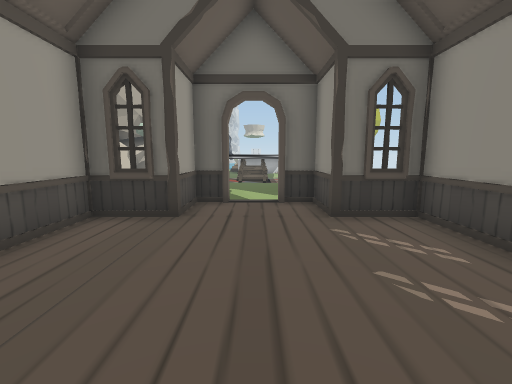
View 1 (above)

15 first-person views from a walk through a scene from a Unity 3-D project. The camera is 1.3 m above the floor, tilts 8° down and sees 90° across. The floor is counted in squares, 1 m on a side. Each view is taken from the middle of a square. On the plan, view 1 faces up. The plan holds only what a view shows up to about 13 squares ahead; the rest is blank. The place goes on beyond the plan. The player is left out. Door leaves are left out, so doorways stand open. Some surface patterns are stand-ins.

View 2
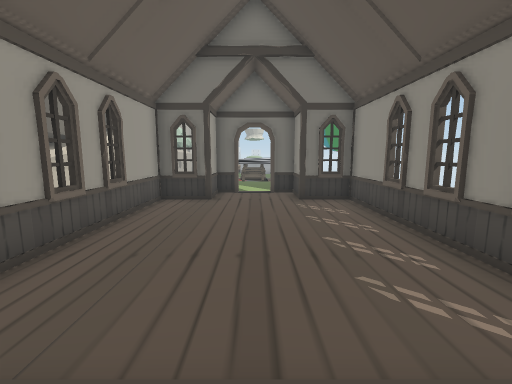

View 3
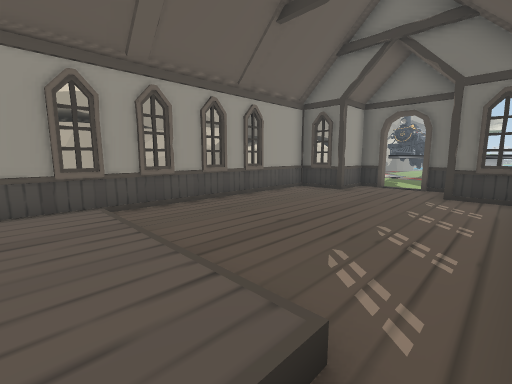

View 4
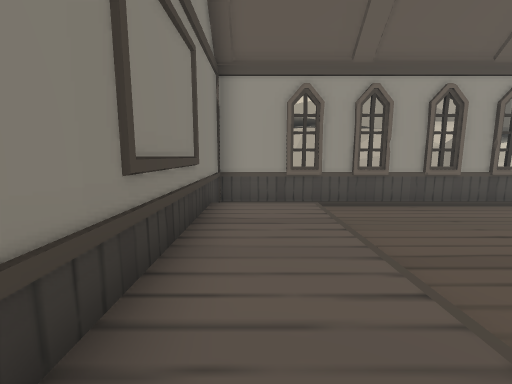

View 5
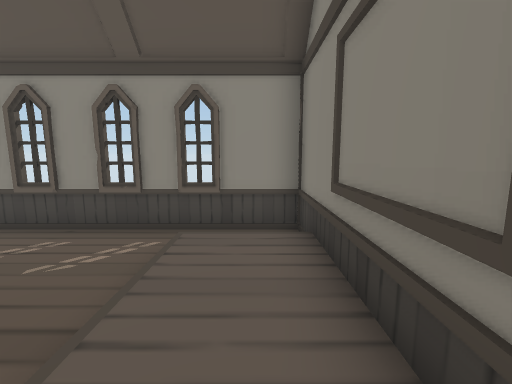

View 6
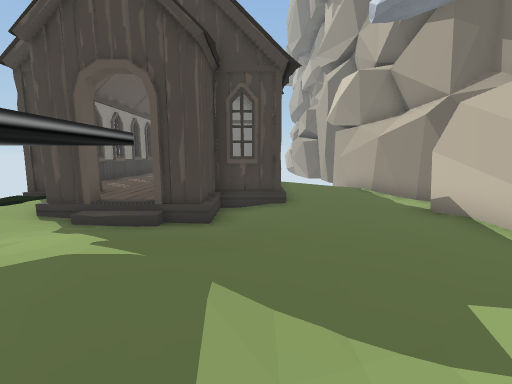

View 7
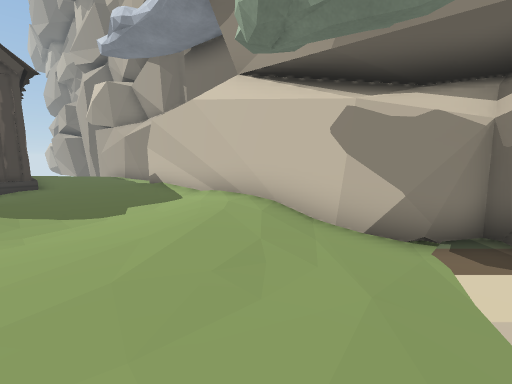

View 8
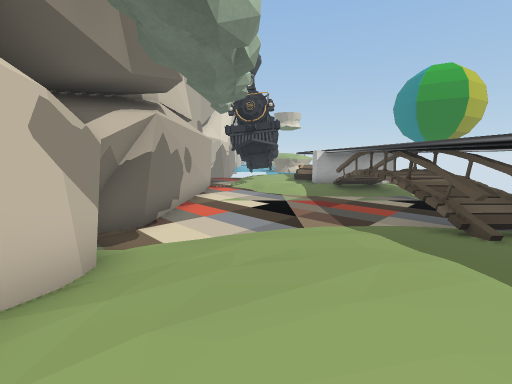

View 9
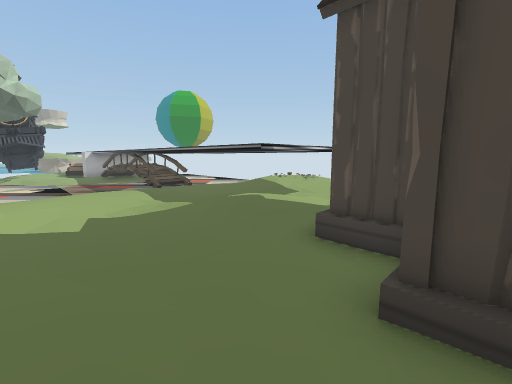

View 10
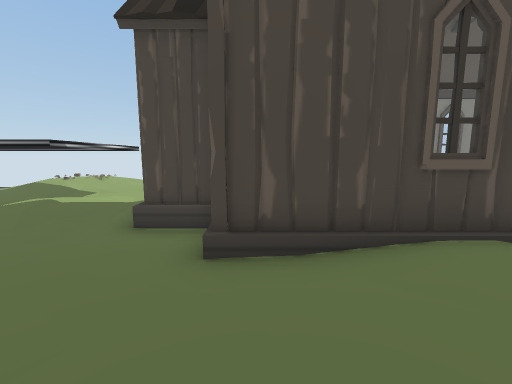

View 11
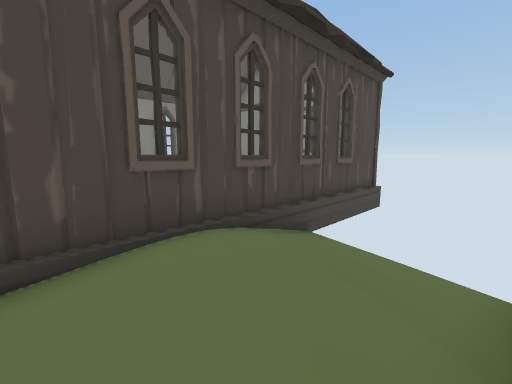

View 12
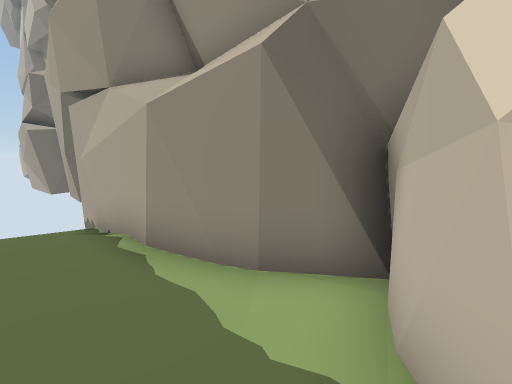

View 13
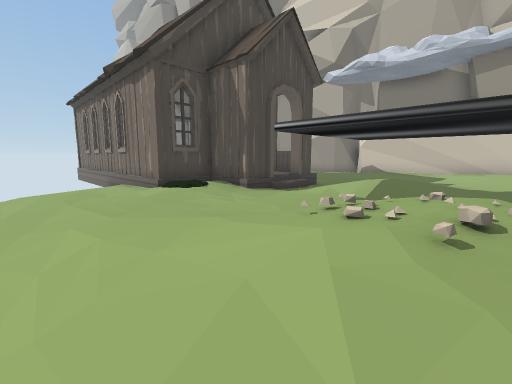

View 14
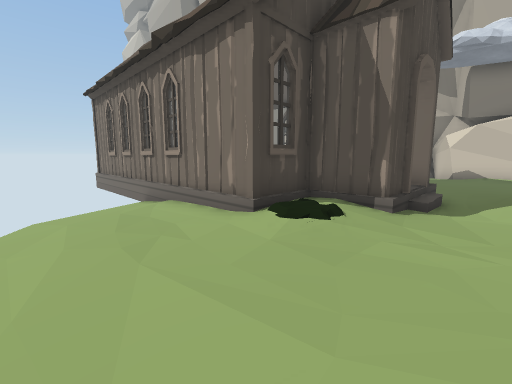

View 15
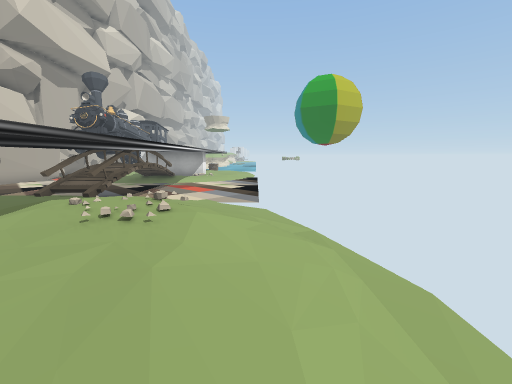

### Floor plan
Key: @ floor where view 1 was taken; # wall or solid block; . main floor; : floor 0.25 m higher than the main floor; - floor 0.25 m lower than the main floor; + floor 0.5 m higher than the main floor; / step, stairs or slope; D open door; = window, fence, low wall or low ledge; ~ liquid the walk can cross; ≈ liquid the walk keeps out of; ^ raised ledge.
Columns run from 9 left of view 1 to 7 right of it. Each row starts with its distance up from view 1.
 21  #≈     ###
 20  #≈     ###
 19  #≈     ###
 18  #≈  ~~~###
 17 ##≈~-///^^^
 16  #-/-//.^ ^ ^-/
 15  ##/....^   ^//-
 14   #.....^   ^///
 13   #:....^   ^///-
 12   #.....^   ^:://
 11   #.../:^   ^:://
 10   #.../:^ ^^^.../
  9   #....///......-
  8   #....-///....--
  7 ###...-##:D#//.--
  6 #.....##::D##/.--
  5 ##...##:::::#.---
  4  #...#::::::=.---
  3  #..:#::::::#----
  2  #/..#::::::#---
  1  #///#::::::#-
  0  # -/#:::@::##
 -1  #   #:::::::#
 -2      #:::::::#
 -3      # +++++:#
 -4      # +++++:#
 -5      #########

Positions as (right, up) in squares from view 1, and headings:
1: (0, 0), facing up
2: (0, -4), facing up
3: (3, -4), facing up-left
4: (3, -4), facing left
5: (-2, -4), facing right
6: (-3, 13), facing down
7: (-3, 17), facing down-left
8: (-5, 12), facing up
9: (-6, 5), facing up-right
10: (-7, 5), facing right
11: (-7, 4), facing down-right
12: (-6, 7), facing down-left
13: (7, 13), facing down-left
14: (7, 9), facing down-left
15: (6, 8), facing up
